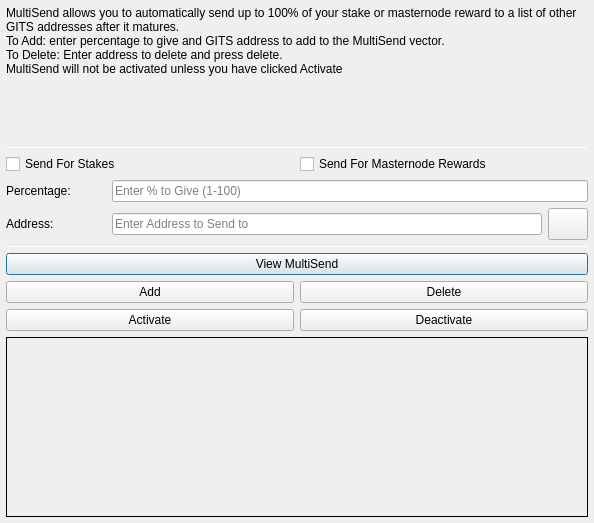
<?xml version="1.0" encoding="UTF-8"?>
<ui version="4.0">
 <class>MultiSendDialog</class>
 <widget class="QDialog" name="MultiSendDialog">
  <property name="windowModality">
   <enum>Qt::NonModal</enum>
  </property>
  <property name="geometry">
   <rect>
    <x>0</x>
    <y>0</y>
    <width>594</width>
    <height>523</height>
   </rect>
  </property>
  <property name="windowTitle">
   <string>MultiSend</string>
  </property>
  <layout class="QVBoxLayout" name="verticalLayout" stretch="0">
   <property name="leftMargin">
    <number>6</number>
   </property>
   <property name="topMargin">
    <number>6</number>
   </property>
   <property name="rightMargin">
    <number>6</number>
   </property>
   <property name="bottomMargin">
    <number>6</number>
   </property>
   <item>
    <layout class="QVBoxLayout" name="verticalLayout_Main" stretch="1,1,1,1,1,1">
     <item>
      <widget class="QLabel" name="label_2">
       <property name="lineWidth">
        <number>1</number>
       </property>
       <property name="text">
        <string>MultiSend allows you to automatically send up to 100% of your stake or masternode reward to a list of other GITS addresses after it matures.
To Add: enter percentage to give and GITS address to add to the MultiSend vector.
To Delete: Enter address to delete and press delete.
MultiSend will not be activated unless you have clicked Activate</string>
       </property>
       <property name="alignment">
        <set>Qt::AlignLeading|Qt::AlignLeft|Qt::AlignTop</set>
       </property>
       <property name="wordWrap">
        <bool>true</bool>
       </property>
      </widget>
     </item>
     <item>
      <widget class="Line" name="line">
       <property name="minimumSize">
        <size>
         <width>0</width>
         <height>1</height>
        </size>
       </property>
       <property name="maximumSize">
        <size>
         <width>16777215</width>
         <height>1</height>
        </size>
       </property>
       <property name="orientation">
        <enum>Qt::Horizontal</enum>
       </property>
      </widget>
     </item>
     <item>
      <layout class="QVBoxLayout" name="verticalLayout_Settings">
       <item>
        <layout class="QHBoxLayout" name="horizontalLayout">
         <item>
          <widget class="QCheckBox" name="multiSendStakeCheckBox">
           <property name="text">
            <string>Send For Stakes</string>
           </property>
          </widget>
         </item>
         <item>
          <widget class="QCheckBox" name="multiSendMasternodeCheckBox">
           <property name="text">
            <string>Send For Masternode Rewards</string>
           </property>
          </widget>
         </item>
        </layout>
       </item>
       <item>
        <layout class="QHBoxLayout" name="horizontalLayout_6">
         <item>
          <widget class="QLabel" name="label">
           <property name="minimumSize">
            <size>
             <width>100</width>
             <height>0</height>
            </size>
           </property>
           <property name="toolTip">
            <string>Percentage of stake to send</string>
           </property>
           <property name="text">
            <string>Percentage:</string>
           </property>
          </widget>
         </item>
         <item>
          <widget class="QLineEdit" name="multiSendPercentEdit">
           <property name="toolTip">
            <string>Enter whole numbers 1 - 100</string>
           </property>
           <property name="placeholderText">
            <string>Enter % to Give (1-100)</string>
           </property>
          </widget>
         </item>
        </layout>
       </item>
       <item>
        <layout class="QHBoxLayout" name="horizontalLayout_7">
         <item>
          <widget class="QLabel" name="label_5">
           <property name="minimumSize">
            <size>
             <width>100</width>
             <height>0</height>
            </size>
           </property>
           <property name="toolTip">
            <string>Address to send portion of stake to</string>
           </property>
           <property name="text">
            <string>Address:</string>
           </property>
          </widget>
         </item>
         <item>
          <widget class="QLineEdit" name="multiSendAddressEdit">
           <property name="toolTip">
            <string/>
           </property>
           <property name="placeholderText">
            <string>Enter Address to Send to</string>
           </property>
          </widget>
         </item>
         <item>
          <widget class="QPushButton" name="addressBookButton">
           <property name="maximumSize">
            <size>
             <width>16777215</width>
             <height>32</height>
            </size>
           </property>
           <property name="toolTip">
            <string>Choose an address from the address book</string>
           </property>
           <property name="text">
            <string/>
           </property>
           <property name="icon">
            <iconset resource="../GITS.qrc">
             <normaloff>:/icons/address-book</normaloff>:/icons/address-book</iconset>
           </property>
           <property name="shortcut">
            <string>Alt+A</string>
           </property>
           <property name="autoDefault">
            <bool>false</bool>
           </property>
          </widget>
         </item>
        </layout>
       </item>
      </layout>
     </item>
     <item>
      <widget class="Line" name="line_2">
       <property name="minimumSize">
        <size>
         <width>0</width>
         <height>1</height>
        </size>
       </property>
       <property name="maximumSize">
        <size>
         <width>16777215</width>
         <height>1</height>
        </size>
       </property>
       <property name="orientation">
        <enum>Qt::Horizontal</enum>
       </property>
      </widget>
     </item>
     <item>
      <layout class="QVBoxLayout" name="verticalLayout_Buttons">
       <item>
        <layout class="QHBoxLayout" name="horizontalLayout_4">
         <item>
          <widget class="QPushButton" name="viewButton">
           <property name="toolTip">
            <string/>
           </property>
           <property name="statusTip">
            <string>View MultiSend Vector</string>
           </property>
           <property name="text">
            <string>View MultiSend</string>
           </property>
          </widget>
         </item>
        </layout>
       </item>
       <item>
        <layout class="QHBoxLayout" name="horizontalLayout_2">
         <item>
          <widget class="QPushButton" name="addButton">
           <property name="toolTip">
            <string/>
           </property>
           <property name="statusTip">
            <string>Add to MultiSend Vector</string>
           </property>
           <property name="text">
            <string>Add</string>
           </property>
          </widget>
         </item>
         <item>
          <widget class="QPushButton" name="deleteButton">
           <property name="toolTip">
            <string/>
           </property>
           <property name="statusTip">
            <string>Delete Address From MultiSend Vector</string>
           </property>
           <property name="text">
            <string>Delete</string>
           </property>
          </widget>
         </item>
        </layout>
       </item>
       <item>
        <layout class="QHBoxLayout" name="horizontalLayout_5">
         <item>
          <widget class="QPushButton" name="activateButton">
           <property name="statusTip">
            <string>Activate MultiSend</string>
           </property>
           <property name="text">
            <string>Activate</string>
           </property>
          </widget>
         </item>
         <item>
          <widget class="QPushButton" name="disableButton">
           <property name="statusTip">
            <string>Deactivate MultiSend</string>
           </property>
           <property name="text">
            <string>Deactivate</string>
           </property>
          </widget>
         </item>
        </layout>
       </item>
      </layout>
     </item>
     <item>
      <widget class="QLabel" name="message">
       <property name="minimumSize">
        <size>
         <width>0</width>
         <height>180</height>
        </size>
       </property>
       <property name="frameShape">
        <enum>QFrame::Panel</enum>
       </property>
       <property name="frameShadow">
        <enum>QFrame::Plain</enum>
       </property>
       <property name="lineWidth">
        <number>1</number>
       </property>
       <property name="midLineWidth">
        <number>1</number>
       </property>
       <property name="text">
        <string/>
       </property>
       <property name="alignment">
        <set>Qt::AlignLeading|Qt::AlignLeft|Qt::AlignTop</set>
       </property>
       <property name="wordWrap">
        <bool>true</bool>
       </property>
      </widget>
     </item>
    </layout>
   </item>
  </layout>
 </widget>
 <resources>
  <include location="../GITS.qrc"/>
 </resources>
 <connections/>
</ui>
